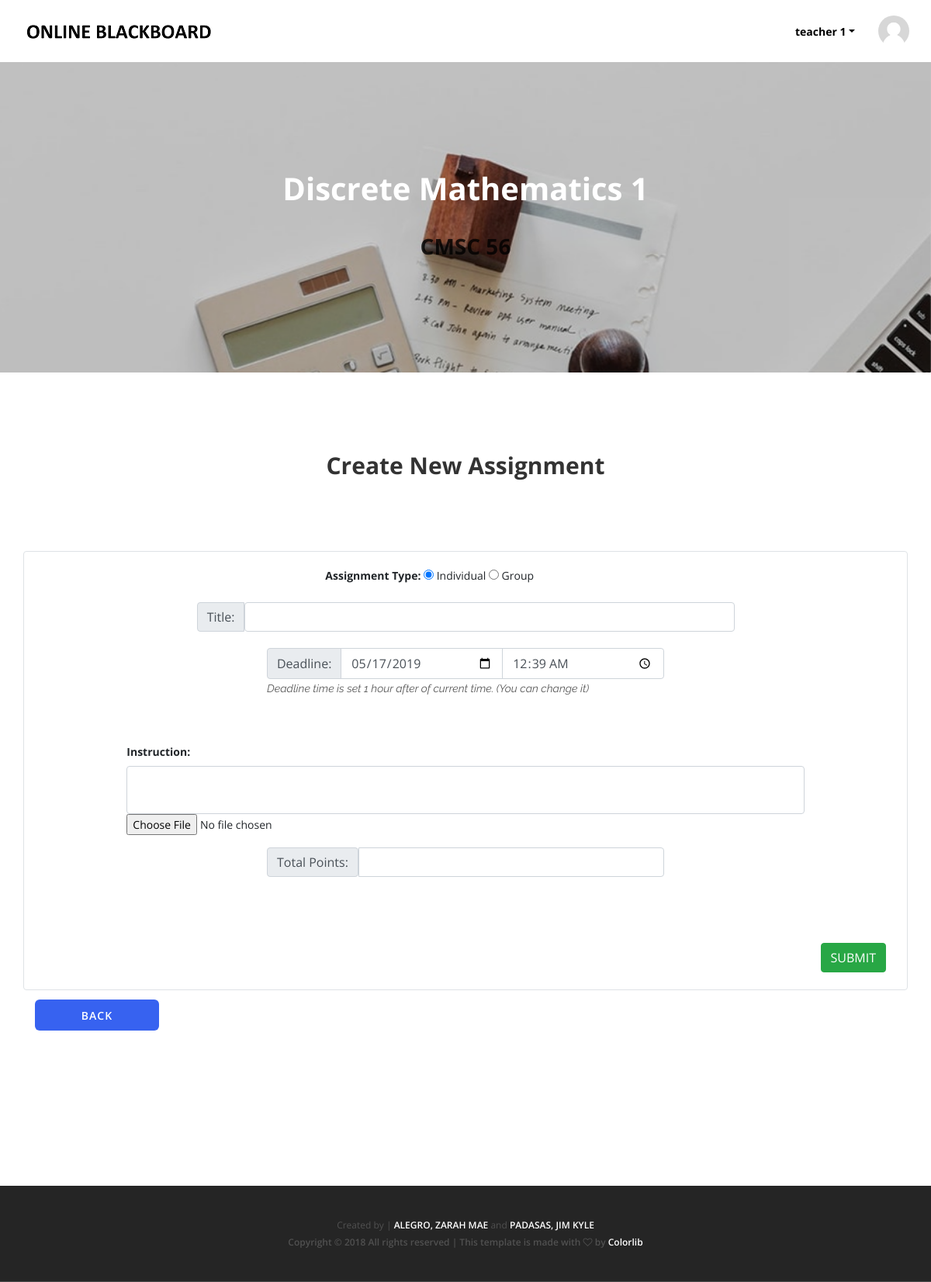
Screenshot of /teacher_assignment.php?subject_id=1 (signed in) with the database file from the repository.
### tables this page shows
CREATE TABLE `teacher` (
  `teacher_id` int(100) NOT NULL,
  `first_name` varchar(100) NOT NULL,
  `last_name` varchar(100) NOT NULL,
  `username` varchar(100) NOT NULL,
  `email_address` varchar(100) NOT NULL,
  `password` varchar(100) NOT NULL,
  `image` varchar(100) DEFAULT NULL
);

CREATE TABLE `subject` (
  `subject_id` int(100) NOT NULL,
  `subject_code` varchar(100) NOT NULL,
  `course_title` varchar(100) NOT NULL,
  `course_description` varchar(100) NOT NULL,
  `course_about` varchar(100) NOT NULL,
  `teacher_id` int(100) NOT NULL
);

### teacher_assignment.php (the view, shortened to what this page needs)
<?php
	require "db_connection.php";
	$id = $_GET['subject_id'];
	$sql = "SELECT subject_code, course_title, course_description, course_about, teacher_id from subject where subject_id = $id";
	$result = mysqli_query($dbconn, $sql);
	$row = mysqli_fetch_array($result);
	$course_title = $row['course_title'];
	$course_description = $row['course_description'];
	$teacher_id = $row['teacher_id'];
	$get_teacher = $dbconn->query("SELECT * from teacher where teacher_id = '$teacher_id';");
	$trow = mysqli_fetch_array($get_teacher);
	$t_firstname = $trow['first_name'];
	$t_lastname = $trow['last_name'];
	$image = $trow['image'];
?>
<!DOCTYPE html>
<html lang="en">
<head>
	<link rel="stylesheet" href="style.css">
	<link rel="stylesheet" href="css/expand.css">
	<link rel="stylesheet" href="css/bootstrap-toggle.min.css">
</head>
<body>
	<header class="header-area">
		<div class="clever-main-menu">
			<div class="classy-nav-container breakpoint-off">
				<nav class="classy-navbar justify-content-between" id="cleverNav">
					<a class="nav-brand" href="index.php"><img src="img/core-img/logo.png" alt=""></a>
					<div class="classy-menu">
						<div class="classynav">
							<div class="login-state d-flex align-items-center">
								<div class="user-name mr-30">
									<div class="dropdown">
										<a class="dropdown-toggle" href="#" role="button" id="userName" data-toggle="dropdown" aria-haspopup="true" aria-expanded="false"><?php echo $t_firstname." ".$t_lastname; ?></a>
									</div>
								</div>
								<div class="userthumb">
									<?php
										echo "<a href=profile.php><img src=img/tea-img/",urlencode($image)," style='border-radius: 50%; height: 40px; width: 40px'></a>"
									?>
								</div>
							</div>
						</div>
					</div>
				</nav>
			</div>
		</div>
	</header>
   <section class="hero-area bg-img bg-overlay-2by5" style="background-image: url(img/bg-img/bg1.jpg);">
		<div class="container h-100">
			<div class="row h-100 align-items-center">
				<div class="col-12">
					<div class="hero-content text-center">
						<h2><?php echo $course_description;?></h2>
						<h3><?php echo $course_title;?></h3>
					</div>
				</div>
			</div>
		</div>
	</section>
	<div class="student-quiz-content section-padding-100">
		<div class="container">
			<div class="row">
				<div class="col-12 col-lg-12">
					<div class="section-heading">
						<h3>Create New Assignment</h3>
					</div>
			   </div>
			</div>
			<br>
			<div class="row">
				<div class="col-12 col-lg-12 border rounded">
					<div style="padding: 20px 12px 60px 12px;">
						<form method="post" action="teacher_assignment.php?subject_id=<?php echo $id ?>" enctype="multipart/form-data">
							<div class="form-group offset-md-4">
								<label style="font-weight: bold" for="assignment_type">Assignment Type:</label>
									<input type="radio" name="assignment_type" value="individual" onclick="showdiv('individual')" checked ="checked" /> Individual
									<input type="radio" name="assignment_type" value="group" onclick="showdiv('group')"/> Group
							</div>
							<div class="offset-md-2 col-8 input-group">
								<div class="input-group-prepend">
									<div class="input-group-text">Title:</div>
									<textarea data-autoresize rows="1" cols="80" class="form-control expand_this" id="assignment_title" name="assignment_title"></textarea>
								</div>
							</div>
							<br>
							<div class="offset-md-3 col-6 input-group">
								<div class="input-group-prepend">
									<div class="input-group-text">Deadline:</div>
								</div>
								<?php
									$startTime = date("Y-m-d H:i:s");
									$cenvertedTime = date('Y-m-d',strtotime('+1 hour',strtotime($startTime)));
								?>
								<input type="date" name="deadline_date" id="deadline_date" value="<?php echo $cenvertedTime; ?>" min="<?php echo $cenvertedTime; ?>" class="form-control">
								<input type="time" name="deadline_time" id="deadline_time" value="<?php echo date('H:i', time()+3600);?>" class="form-control">
							</div>
							<div class="offset-md-3 col-6">
								<p style="font-style: italic">Deadline time is set 1 hour after of current time. (You can change it)</p>
							</div>
							<br><br>
							<div class="form-group offset-md-1 col-10">
								<label style="font-weight: bold">Instruction:</label>
								<textarea data-autoresize rows="2" class="form-control expand_this" id="assignment_instruction" name="assignment_instruction"></textarea>
								<input type="file" name="fileToUpload">
							</div>
							<div class="offset-md-3 col-6 input-group">
								<div class="input-group-text">Total Points:</div>
								<input type="number" class="form-control expand_this" id="score" name="score" required>
							</div>
							<br>
							<br>
							<br>
							<div id="showMembers" class="offset-md-2 col-md-8">
							</div>
							<br>
							<input id="create_now" type="submit" class="btn btn-success pull-right" name="add_assignment" value="SUBMIT"/>
						</form>
					</div>
				</div>
			</div>
			<div style="margin-top:12px;">
				<?php
					echo "<a href=teacher_course.php?subject_id=",urlencode($id)," class='btn clever-btn'>Back</a>";
				?>
			</div>
		</div>
	</div>
	<?php include("footer.php"); ?>
</body>
</html>

### style.css (style rules this page uses)
* { margin: 0; padding: 0; }
body { font-family: "Open Sans", sans-serif; font-size: 14px; font-weight: 400; }
h1, h2, h3, h4, h5, h6 { color: rgba(0, 0, 0, 0.8); line-height: 1.3; font-weight: 700; }
p { font-family: "Raleway", sans-serif; color: #5a5a5a; font-size: 14px; line-height: 1.8; font-weight: 400; }
a, a:hover, a:focus { -webkit-transition-duration: 500ms; transition-duration: 500ms; text-decoration: none; outline: 0 solid transparent; color: rgba(0, 0, 0, 0.8); font-weight: 600; font-size: 14px; }
img { height: auto; max-width: 100%; }
.mr-30 { margin-right: 30px !important; }
.section-padding-100 { padding-top: 100px; padding-bottom: 100px; }
.section-heading { position: relative; z-index: 1; margin-bottom: 70px; text-align: center; }
.section-heading h3 { font-size: 30px; margin-bottom: 0; }
.bg-img { background-position: center center; background-size: cover; background-repeat: no-repeat; }
.bg-overlay, .foo-bg-overlay, .bg-overlay-2by5 { position: relative; z-index: 1; background-position: center center; background-size: cover; }
.bg-overlay::after, .foo-bg-overlay::after, .bg-overlay-2by5::after { background-color: rgba(0, 0, 0, 0.6); position: absolute; z-index: -1; top: 0; left: 0; width: 100%; height: 100%; content: ""; }
.bg-overlay-2by5::after { background-color: rgba(0, 0, 0, 0.2); }
.clever-btn { display: inline-block; min-width: 160px; height: 40px; background-color: #3762f0; font-weight: 600; text-transform: uppercase; letter-spacing: 1px; font-size: 14px; color: #ffffff; border: 1px solid transparent; border-radius: 6px; padding: 0 30px; line-height: 40px; text-align: center; -webkit-transition-duration: 300ms; transition-duration: 300ms; }
.header-area { position: relative; z-index: 200; }
.clever-main-menu { position: relative; z-index: 1; width: 100%; height: 80px; }
.clever-main-menu .classy-navbar { height: 80px; }
.login-state { position: relative; z-index: 1; }
.login-state .user-name .dropdown .dropdown-toggle { font-size: 14px; font-weight: 700; color: #000; }
.login-state .userthumb { -webkit-box-flex: 0; -ms-flex: 0 0 40px; flex: 0 0 40px; max-width: 40px; width: 40px; border-radius: 6px; }
.login-state .userthumb img { border-radius: 6px; }
.hero-area { position: relative; z-index: 2; width: 100%; height: 400px; background-attachment: fixed; }
.hero-area .hero-content h2 { font-size: 40px; margin-bottom: 30px; font-weight: 700; color: #ffffff; }

### css/expand.css (style rules this page uses)
.expand_this { box-sizing: border-box; resize: none; }

### rows the page displays
teacher: first_name "teacher", last_name "1", image (picture)
subject: course_description "Discrete Mathematics 1", course_title "CMSC 56"
